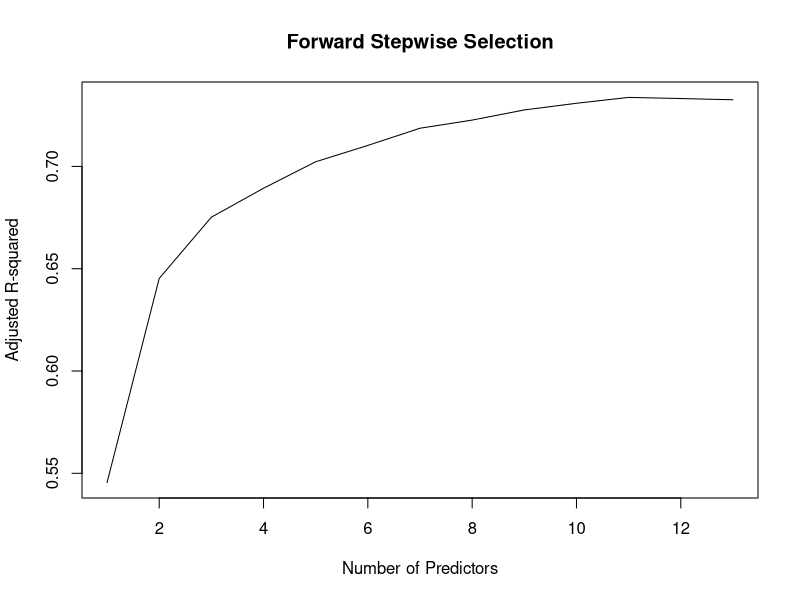
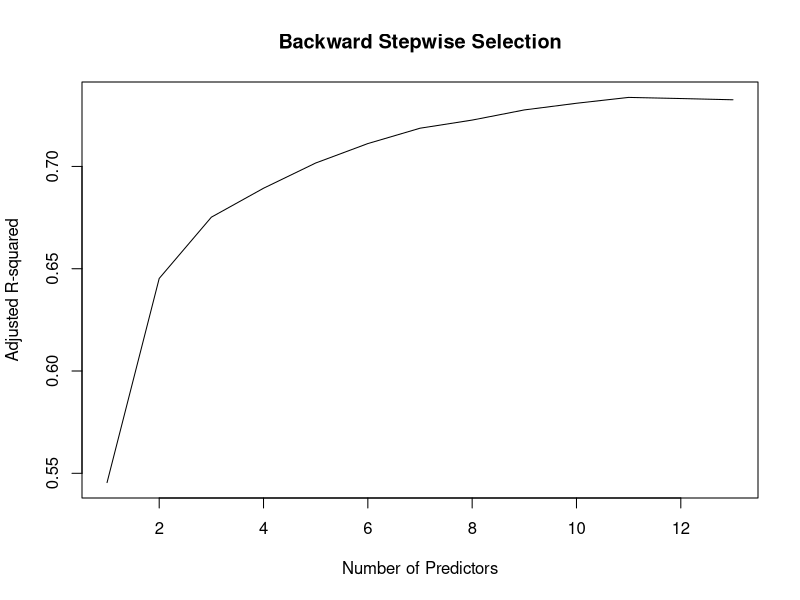
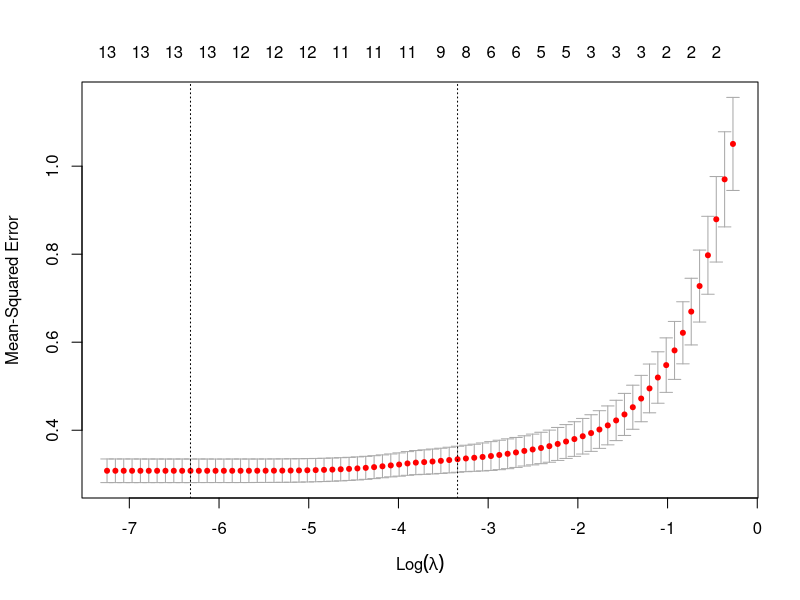

These figures' R source, in order:
library(MASS)

str(Boston)
set.seed(1)

boston <- scale(Boston, center = T, scale = T)

train.ind = sample(1:nrow(boston), 0.8 * nrow(boston))
boston.train = data.frame(boston[train.ind, ])
boston.test = data.frame(boston[-train.ind, ])

# a
library(leaps)
# Forward
regfit_fwd = regsubsets(medv~., data = boston.train, nvmax = 13, method = "forward")
summary(regfit_fwd)
regfit_fwd_summary <- summary(regfit_fwd)
regfit_fwd_summary$outmat
plot(regfit_fwd_summary$adjr2, main = "Forward Stepwise Selection", xlab = "Number of Predictors", ylab = "Adjusted R-squared", type = "l")
#regfit_fwd_summary$adjr2
#which.max(regfit_fwd_summary$adjr2)
#plot(regfit_fwd, scale = "adjr2")

# Backward
regfit_bwd = regsubsets(medv~., data = boston.train, nvmax = 13, method = "backward")
summary(regfit_bwd)
regfit_bwd_summary <- summary(regfit_bwd)
regfit_bwd_summary$outmat
plot(regfit_bwd_summary$adjr2, main = "Backward Stepwise Selection", xlab = "Number of Predictors", ylab = "Adjusted R-squared", type = "l")
#regfit_bwd_summary$adjr2
#which.max(regfit_bwd_summary$adjr2)
#plot(regfit_bwd, scale = "adjr2")


# c
library(glmnet)
# i
y <- boston.train$medv
x <- data.matrix(boston.train[, c("crim", "zn", "indus", "chas", "nox", "rm", "age", "dis", "rad", "tax", "ptratio", "black", "lstat")])
cv_model <- cv.glmnet(x, y, alpha = 1, nfolds = 5)
plot(cv_model)

# ii
best_lambda <- cv_model$lambda.min
best_lambda

# iii
best_model <- glmnet(x, y, alpha = 1, lambda = best_lambda)
coef(best_model)
